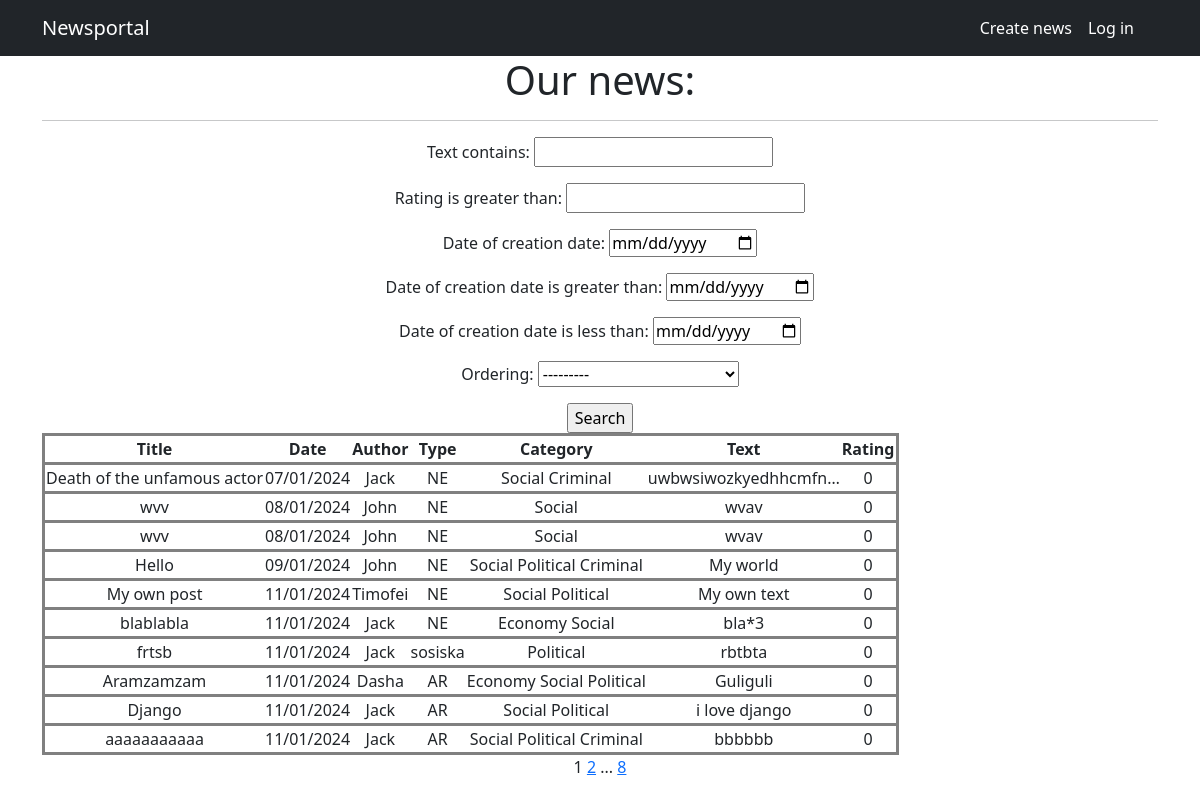
Before: /newspaper/ with the older database file.
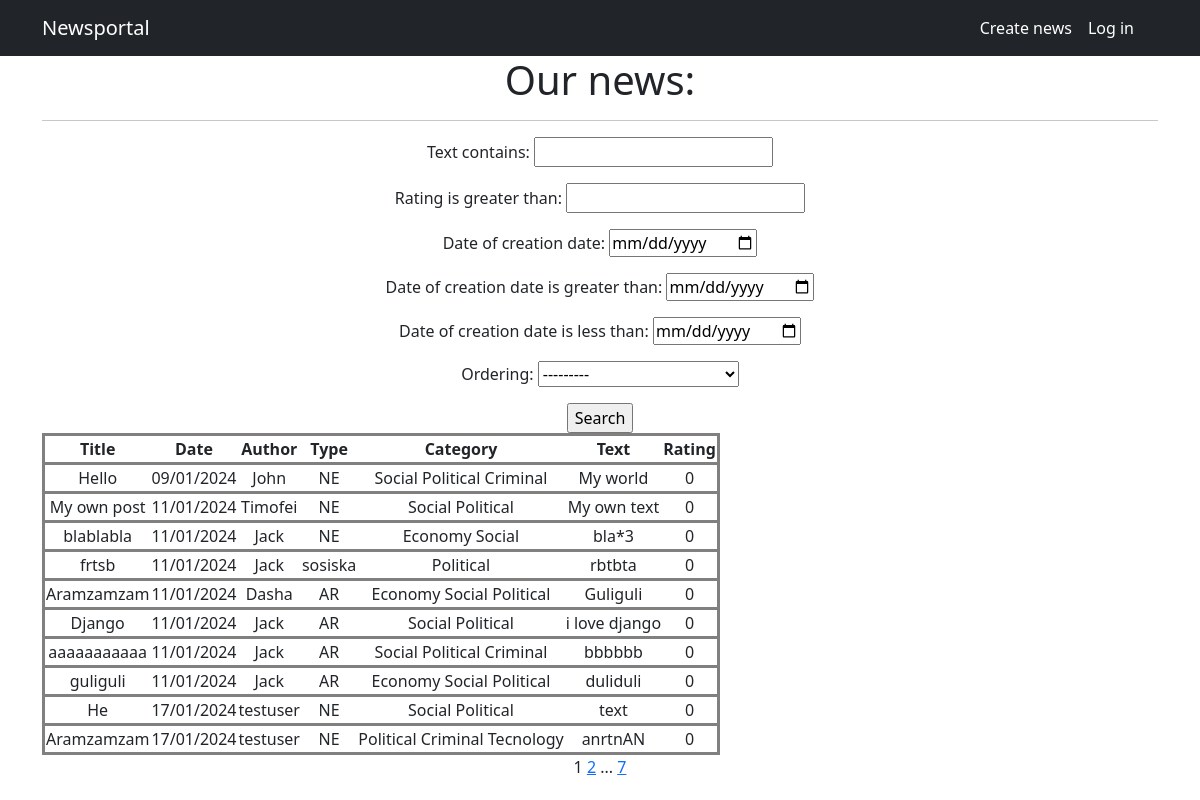
After: the same page with the newer database file.
### newsportal_app/models.py (models this page shows, shortened)
class Post(models.Model):
    author = models.ForeignKey(Author, on_delete=models.CASCADE)
    type = models.CharField(max_length=255, choices=TYPE_OF_POST, default=news)
    date_of_creation = models.DateTimeField(auto_now_add=True)
    category = models.ManyToManyField(Category, through='PostCategory')
    title = models.CharField(max_length=255)
    text = models.TextField()
    rating = models.IntegerField(default=0)

class Author(models.Model):
    user = models.OneToOneField(User, on_delete=models.CASCADE)
    rating = models.IntegerField(default=0)

class Category(models.Model):
    class Meta:
        verbose_name_plural = 'Categories'
    name = models.CharField(max_length=255, unique=True)
    subscribers = models.ManyToManyField(User, blank=True, related_name='categories')

### newsportal_app/views.py (the view)
# urls.py: path('', cache_page(300)(PostList.as_view()), name='post_list'),
class PostList(ListView):
    model = Post
    template_name = 'views/news.html'
    context_object_name = 'posts'
    paginate_by = 10
    def get_queryset(self):
        queryset = super().get_queryset()
        self.filterset = PostFilter(self.request.GET, queryset)
        return self.filterset.qs
    def get_context_data(self, **kwargs):
        context = super().get_context_data(**kwargs)
        context['filterset'] = self.filterset
        return context

### newsportal_app/templatetags/custom_filters.py (called while the page is built)
@register.filter()
def censor(text):
    for first in range(len(text)):
        for second in range(1, len(text)+1):
            if text[first:second + 1] in profanity_list:
                text = text[:first + 1] + '*' * (second - first) + text[second + 1:]
    return text

### newsportal_app/templatetags/custom_tags.py (called while the page is built)
@register.simple_tag(takes_context=True)
def url_replace(context, **kwargs):
    d = context['request'].GET.copy()
    for k, v in kwargs.items():
        d[k] = v
    return d.urlencode()

### templates/views/news.html (shortened to what this page needs)
{% extends 'flatpages/default.html' %}
{% load custom_tags %}
{% load custom_filters %}
{% block title %}
Newsportal
{% endblock title %}
{% block content %}
   <h1>Our news:</h1>
   <hr>
   <form action="" method="get">
       {{ filterset.form.as_p }}
       <input type="submit" value="Search" />
   </form>
   {% if posts %}
       <table>
           <tr>
               <th>Title</th>
               <th>Date</th>
               <th>Author</th>
               <th>Type</th>
               <th>Category</th>
               <th>Text</th>
               <th>Rating</th>
           </tr>
           {% for post in posts %}
           <tr>
               <td>{{ post.title }}</td>
               <td>{{ post.date_of_creation|date:"d/m/Y" }}</td>
               <td>{{ post.author.user.username }}</td>
               <td>{{ post.type }}</td>
               <td>
                   {% for category in post.category.all %}
                      {{ category.name }}
                   {% endfor %}
               </td>
               <td>{{ post.text|truncatechars:20|censor }}</td>
               <td>{{ post.rating }}</td>
           </tr>
           {% endfor %}
       </table>
   {% else %}
       <h2>There are not posts!</h2>
   {% endif %}
   {{ page_obj.number }}
   {% if page_obj.has_next %}
       <a href="?{% url_replace page=page_obj.next_page_number %}">{{ page_obj.next_page_number }}</a>
       {% if paginator.num_pages != page_obj.next_page_number %}
           ...
           <a href="?{% url_replace page=page_obj.paginator.num_pages %}">{{ page_obj.paginator.num_pages }}</a>
       {% endif %}
   {% endif %}
{% endblock content %}

Changed rows visible on the page:
removed Post: title "Death of the unfamous actor", date_of_creation "07/01/2024", author.user.username "Jack", type "NE", text|censor "uwbwsiwozkyedhhcmfn…", rating "0", Category (name "Social"), Category (name "Criminal")
removed Post: title "wvv", date_of_creation "08/01/2024", author.user.username "John", type "NE", text|censor "wvav", rating "0", Category (name "Social")
removed Post: title "wvv", date_of_creation "08/01/2024", author.user.username "John", type "NE", text|censor "wvav", rating "0", Category (name "Social")
now on this page (row unchanged): Post: title "guliguli", date_of_creation "11/01/2024", author.user.username "Jack", type "AR", text|censor "duliduli", rating "0", Category (name "Economy"), Category (name "Social"), Category (name "Political")
now on this page (row unchanged): Post: title "He", date_of_creation "17/01/2024", author.user.username "testuser", type "NE", text|censor "text", rating "0", Category (name "Social"), Category (name "Political")
now on this page (row unchanged): Post: title "Aramzamzam", date_of_creation "17/01/2024", author.user.username "testuser", type "NE", text|censor "anrtnAN", rating "0", Category (name "Political"), Category (name "Criminal")
now on this page (row unchanged): Category: name "Tecnology", shown under "Aramzamzam"
Other visible differences:
{{ page_obj.paginator.num_pages }}: "8" → "7"
